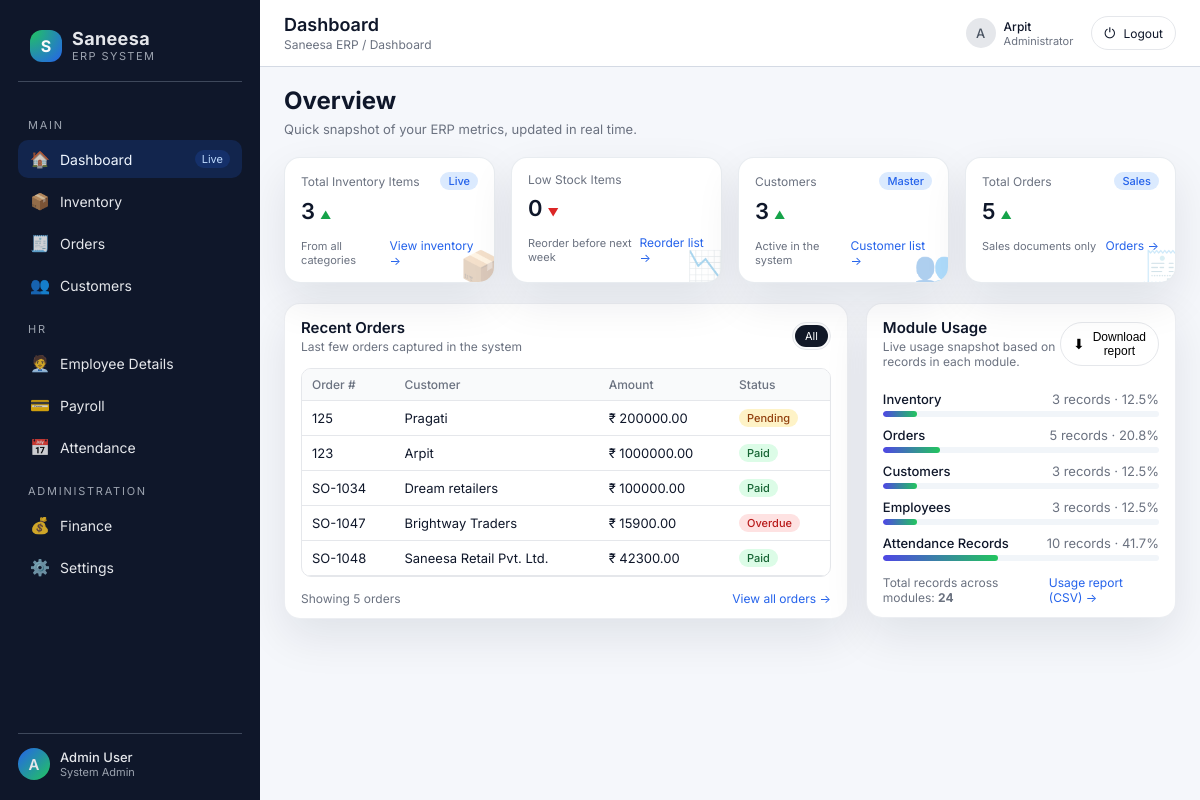
/ (signed in), run on the app's committed database.
### app.py (models this page shows)
class Order(db.Model):
    __tablename__ = 'orders'
    id = db.Column(db.Integer, primary_key=True)
    order_number = db.Column(db.String(50), unique=True, nullable=False)
    customer_name = db.Column(db.String(120), nullable=False)
    amount = db.Column(db.Float, nullable=False, default=0.0)
    status = db.Column(db.String(30), nullable=False, default="Pending")

### app.py (the view)
@app.route("/")
@login_required
def dashboard():
    total_items = db.session.query(db.func.count(InventoryItem.id)).scalar() or 0
    low_stock = InventoryItem.query.filter(InventoryItem.quantity <= InventoryItem.reorder_level).count()
    total_customers = db.session.query(db.func.count(Customer.id)).scalar() or 0
    total_orders = db.session.query(db.func.count(Order.id)).scalar() or 0
    recent_orders = Order.query.order_by(Order.id.desc()).limit(6).all()
    module_usage, total_usage = get_module_usage()
    return render_template(
        "dashboard.html",
        page_title="Dashboard",
        total_items=total_items,
        low_stock=low_stock,
        total_customers=total_customers,
        total_orders=total_orders,
        orders=recent_orders,
        module_usage=module_usage,
        total_usage=total_usage,
    )

### app.py (called while the page is built)
def login_required(f):
    @wraps(f)
    def wrapper(*args, **kwargs):
        if "admin_id" not in session:
            return redirect(url_for("login"))
        return f(*args, **kwargs)
    return wrapper

def get_module_usage():
    rows = []
    inv_count = InventoryItem.query.count()
    orders_count = Order.query.count()
    customers_count = Customer.query.count()
    employees_count = Employee.query.count()
    attendance_count = Attendance.query.count()
    rows.append({"name": "Inventory", "records": inv_count})
    rows.append({"name": "Orders", "records": orders_count})
    rows.append({"name": "Customers", "records": customers_count})
    rows.append({"name": "Employees", "records": employees_count})
    rows.append({"name": "Attendance Records", "records": attendance_count})
    total = sum(r["records"] for r in rows) or 1
    for r in rows:
        r["percentage"] = round((r["records"] / total) * 100, 1) if r["records"] else 0.0
    return rows, total

### templates/dashboard.html (shortened to what this page needs)
{% extends "base.html" %}
{% block content %}
<div class="content__header-row">
  <div class="content__header-meta">
    <h2>Overview</h2>
    <div class="content__subtitle">
      Quick snapshot of your ERP metrics, updated in real time.
    </div>
  </div>
</div>
<div class="cards">
  <article class="card">
    <div class="card__label-row">
      <span>Total Inventory Items</span>
      <span class="card__pill">Live</span>
    </div>
    <div class="card__value">
      {{ total_items }}
      <span class="card__trend card__trend--up">▲</span>
    </div>
    <div class="card__footer">
      <span>From all categories</span>
      <a href="{{ url_for('inventory') }}" class="link-text">View inventory →</a>
    </div>
    <div class="card__sparkline">📦</div>
  </article>
  <article class="card">
    <div class="card__label-row">
      <span>Low Stock Items</span>
    </div>
    <div class="card__value">
      {{ low_stock }}
      <span class="card__trend card__trend--down">▼</span>
    </div>
    <div class="card__footer">
      <span>Reorder before next week</span>
      <a href="{{ url_for('inventory') }}" class="link-text">Reorder list →</a>
    </div>
    <div class="card__sparkline">📉</div>
  </article>
  <article class="card">
    <div class="card__label-row">
      <span>Customers</span>
      <span class="card__pill">Master</span>
    </div>
    <div class="card__value">
      {{ total_customers }}
      <span class="card__trend card__trend--up">▲</span>
    </div>
    <div class="card__footer">
      <span>Active in the system</span>
      <a href="{{ url_for('customers_page') }}" class="link-text">Customer list →</a>
    </div>
    <div class="card__sparkline">👥</div>
  </article>
  <article class="card">
    <div class="card__label-row">
      <span>Total Orders</span>
      <span class="card__pill">Sales</span>
    </div>
    <div class="card__value">
      {{ total_orders }}
      <span class="card__trend card__trend--up">▲</span>
    </div>
    <div class="card__footer">
      <span>Sales documents only</span>
      <a href="{{ url_for('orders_page') }}" class="link-text">Orders →</a>
    </div>
    <div class="card__sparkline">🧾</div>
  </article>
</div>
<div class="panels">
  <section class="panel">
    <div class="panel__header">
      <div>
        <div class="panel__title">Recent Orders</div>
        <div class="panel__subtitle">Last few orders captured in the system</div>
      </div>
      <div class="panel__tabs">
        <div class="panel__tab active">All</div>
      </div>
    </div>
    <div class="table-wrapper">
      <table>
        <thead>
        <tr>
          <th>Order #</th>
          <th>Customer</th>
          <th>Amount</th>
          <th>Status</th>
        </tr>
        </thead>
        <tbody>
        {% for o in orders %}
          <tr>
            <td>{{ o.order_number }}</td>
            <td>{{ o.customer_name }}</td>
            <td>₹ {{ "%.2f"|format(o.amount) }}</td>
            <td>
              {% set cls = 'status-pill' %}
              {% if o.status == 'Paid' %}
                {% set cls = 'status-pill status-pill--success' %}
              {% elif o.status == 'Overdue' %}
                {% set cls = 'status-pill status-pill--danger' %}
              {% elif o.status == 'Pending' %}
                {% set cls = 'status-pill status-pill--pending' %}
              {% endif %}
              <span class="{{ cls }}">{{ o.status }}</span>
            </td>
          </tr>
        {% else %}
          <tr>
            <td colspan="4">No orders yet.</td>
          </tr>
        {% endfor %}
        </tbody>
      </table>
    </div>
    <div class="panel__footer">
      <span>Showing {{ orders|length }} orders</span>
      <a href="{{ url_for('orders_page') }}" class="link-text">View all orders →</a>
    </div>
  </section>
  <section class="panel">
    <div class="panel__header">
      <div>
        <div class="panel__title">Module Usage</div>
        <div class="panel__subtitle">
          Live usage snapshot based on records in each module.
        </div>
      </div>
      <form method="get" action="{{ url_for('usage_report') }}">
        <button type="submit" class="pill-btn">
          <span class="icon">⬇</span>
          <span>Download report</span>
        </button>
      </form>
    </div>
    <div class="usage-list">
      {% for row in module_usage %}
        <div class="usage-row">
          <div class="usage-row__header">
            <span class="usage-row__name">{{ row.name }}</span>
            <span class="usage-row__value">
              {{ row.records }} record{% if row.records != 1 %}s{% endif %} · {{ row.percentage }}&#37;
            </span>
          </div>
          <div class="usage-row__bar">
            <div class="usage-row__bar-fill"
                 data-usage-width="{{ row.percentage }}"></div>
          </div>
        </div>
      {% endfor %}
    </div>
    <div class="panel__footer">
      <span>Total records across modules: <strong>{{ total_usage }}</strong></span>
      <a href="{{ url_for('usage_report') }}" class="link-text">Usage report (CSV) →</a>
    </div>
  </section>
</div>
{% endblock %}

### static/css/style.css (style rules this page uses)
:root { --bg-body: #f5f7fb; --bg-sidebar: #0f172a; --bg-sidebar-hover: #111827; --bg-card: #ffffff; --bg-topbar: #ffffff; --primary: #2563eb; --primary-soft: #dbeafe; --text-main: #0f172a; --text-muted: #6b7280; --border-subtle: #e5e7eb; --radius-lg: 16px; --radius-md: 10px; --shadow-soft: 0 18px 45px rgba(15, 23, 42, 0.09); --transition: 200ms ease; }
* { box-sizing: border-box; margin: 0; padding: 0; }
body { font-family: "Inter", system-ui, -apple-system, BlinkMacSystemFont, "Segoe UI", sans-serif; background: var(--bg-body); color: var(--text-main); min-height: 100vh; display: flex; }
a { text-decoration: none; color: inherit; }
.pill-btn { border-radius: 999px; border: 1px solid var(--border-subtle); background: transparent; padding: 7px 12px; font-size: 12px; display: inline-flex; align-items: center; gap: 8px; cursor: pointer; transition: background var(--transition), border-color var(--transition), box-shadow var(--transition), transform var(--transition); }
.pill-btn span.icon { font-size: 14px; }
.content__header-row { display: flex; align-items: center; justify-content: space-between; gap: 18px; flex-wrap: wrap; }
.content__header-meta { display: flex; flex-direction: column; gap: 6px; }
.content__subtitle { font-size: 13px; color: var(--text-muted); }
.cards { display: grid; grid-template-columns: repeat(4, minmax(0, 1fr)); gap: 16px; }
.card { background: var(--bg-card); border-radius: var(--radius-lg); padding: 14px 16px; box-shadow: var(--shadow-soft); border: 1px solid rgba(148, 163, 184, 0.21); display: flex; flex-direction: column; gap: 8px; position: relative; overflow: hidden; }
.card__label-row { display: flex; align-items: center; justify-content: space-between; font-size: 12px; color: var(--text-muted); }
.card__pill { padding: 2px 8px; border-radius: 999px; background: var(--primary-soft); color: var(--primary); font-size: 11px; font-weight: 500; }
.card__value { font-size: 22px; font-weight: 600; display: flex; align-items: baseline; gap: 5px; }
.card__trend { font-size: 11px; display: inline-flex; align-items: center; gap: 4px; }
.card__trend--up { color: #16a34a; }
.card__trend--down { color: #dc2626; }
.card__footer { margin-top: 6px; font-size: 11px; color: var(--text-muted); display: flex; justify-content: space-between; align-items: center; }
.card__sparkline { position: absolute; inset: auto -8px -6px auto; opacity: 0.35; font-size: 34px; pointer-events: none; }
.panels { display: grid; grid-template-columns: minmax(0, 2fr) minmax(0, 1.1fr); gap: 18px; align-items: flex-start; }
.panel { background: var(--bg-card); border-radius: var(--radius-lg); box-shadow: var(--shadow-soft); border: 1px solid rgba(148, 163, 184, 0.18); padding: 14px 16px 12px; display: flex; flex-direction: column; gap: 10px; }
.panel__header { display: flex; align-items: center; justify-content: space-between; margin-bottom: 4px; }
.panel__title { font-size: 15px; font-weight: 600; }
.panel__subtitle { font-size: 12px; color: var(--text-muted); margin-top: 2px; }
.panel__tabs { display: inline-flex; padding: 2px; border-radius: 999px; background: #f9fafb; border: 1px solid var(--border-subtle); font-size: 11px; }
.panel__tab { padding: 4px 10px; border-radius: 999px; cursor: pointer; transition: background var(--transition), color var(--transition); }
.panel__tab.active { background: #111827; color: #f9fafb; }
.table-wrapper { border-radius: var(--radius-md); border: 1px solid var(--border-subtle); overflow: hidden; font-size: 13px; }
table { width: 100%; border-collapse: collapse; }
thead { background: #f9fafb; }
th, td { padding: 8px 10px; text-align: left; border-bottom: 1px solid var(--border-subtle); }
th { font-weight: 500; font-size: 12px; color: var(--text-muted); }
.status-pill { padding: 2px 8px; border-radius: 999px; font-size: 11px; font-weight: 500; display: inline-flex; align-items: center; gap: 4px; }
.status-pill--success { background: #dcfce7; color: #166534; }
.status-pill--pending { background: #fef3c7; color: #92400e; }
.status-pill--danger { background: #fee2e2; color: #b91c1c; }
.panel__footer { margin-top: 4px; font-size: 12px; color: var(--text-muted); display: flex; justify-content: space-between; align-items: center; }
.link-text { font-size: 12px; color: var(--primary); cursor: pointer; display: inline-flex; align-items: center; gap: 4px; }

### data on the page
Order: order_number "125", customer_name "Pragati", amount "200000.00", status "Pending"
Order: order_number "123", customer_name "Arpit", amount "1000000.00", status "Paid"
Order: order_number "SO-1034", customer_name "Dream retailers", amount "100000.00", status "Paid"
Order: order_number "SO-1047", customer_name "Brightway Traders", amount "15900.00", status "Overdue"
Order: order_number "SO-1048", customer_name "Saneesa Retail Pvt. Ltd.", amount "42300.00", status "Paid"

### other printed values
{{ page_title }} "Dashboard"
{{ total_items }} "3"
{{ low_stock }} "0"
{{ total_customers }} "3"
{{ total_orders }} "5"
{{ orders|length }} "5"
{{ row.name }} "Inventory" "Orders" "Customers" "Employees" "Attendance Records"
{{ row.records }} "3" "5" "3" "3" "10"
{{ row.percentage }} "12.5" "20.8" "12.5" "12.5" "41.7"
{{ total_usage }} "24"
